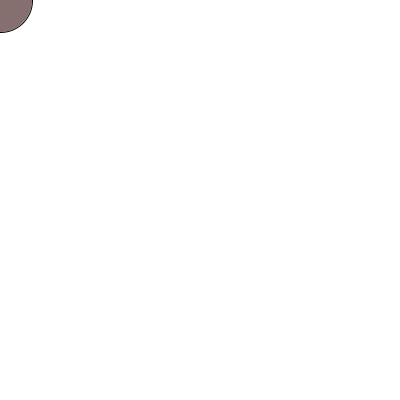
Frame 1 (no input)
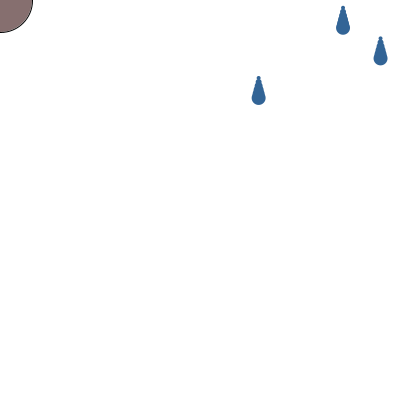
Frame 60 (the mouse pressed at the canvas centre just before this capture)
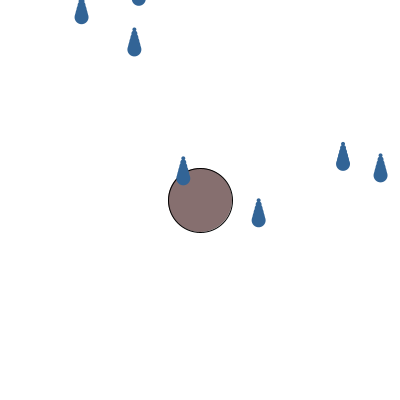
Frame 120 (the mouse held since frame 60 and released just before this capture)

The Processing sketch that drew these frames (run headless with seeded random() and noise(); from frame 60 on, the mouse is pressed at the canvas centre):

// Processing sketch: example_10_09_all_together
// ── example_10_09_all_together.pde
Catcher catcher;  //One catcher object
Timer timer;      //One timer object
Drop[] drops;     //An array of drop objects

int totalDrops = 0;    //totalDrops
void setup(){
  size(400,400);
  
  //Create the catcher with a radius of 32
  catcher = new Catcher(32);
  //Create 1000 spots in the array
  drops = new Drop[1000];
  //Create and start a timer that goes off every 300 milliseconds
  timer = new Timer(300);
  timer.start();
}


void draw(){
  background(255);
  catcher.setLocation(mouseX, mouseY);  //Set cacther location
  catcher.display();                    //Display the catcher
  
  //Check the timer
  if (timer.isFinished()){
    //Initialise one drop
    drops[totalDrops] = new Drop();
    //Increment totalDrops
    totalDrops++;
    //if totalDrops hit the end of array
    if (totalDrops >= drops.length){
      totalDrops = 0; //Start over
    }
    timer.start();
  }
  
  //Move and display all drops
  for (int i = 0; i < totalDrops; i++){
    drops[i].move();
    drops[i].display();
    if (catcher.intersect(drops[i])){
      drops[i].caught();
    }
  }
  
}

// ── Catcher.pde
class Catcher{
  float r;    //radius
  color col;  //color
  float x, y; //location
  
  Catcher(float tempR){
    r = tempR;
    col = color(50, 10, 10, 150);
    x = 0;
    y = 0;
  }
  
  void setLocation(float tempX, float tempY){
    x = tempX;
    y = tempY;
  }
  
  void display(){
    stroke(0);
    fill(col);
    ellipse(x, y, r*2, r*2);
  }
  
  //Returns true if the catcher intersects a raindrop, otherwise false
  boolean intersect(Drop d){
    float distance = dist(x, y, d.x, d.y);   //Calculate distance
    if (distance < r + d.r){
      return true;
    } else {
      return false;
    }
  }
  
  //end of class right bracket
}

// ── Drop.pde
class Drop{
  
  float x, y;   //variables for location of raindrop
  float speed;  //Speed of raindrop
  color c;
  float r;      //Radius of raindrop
  
  Drop(){
    r = 8;
    x = random(width);     //Start with a random x location
    y = -r*4;              //Start a little above the window
    speed = random(1, 5);   //Pick a random speed
    c = color(50, 100, 150); //color
  }
  
  //Move the raindrop down
  void move(){
    y += speed;   //Increment by speed
  }
  
  //Display the raindrop
  void display(){
    //Display the drop
    fill(c);
    noStroke();
    for (int i = 2; i < r; i++){
      ellipse(x, y+i*4, i*2, i*2);
    }
  }
  
  //If the drop is caught
  void caught(){
    speed = 0;   //Stop it from moving by setting speed equal to zero
    y = -1000;   //Set the location to somewhere way off-screen
  } 
  //end of class right bracket
}

// ── Timer.pde
class Timer{
  
  int savedTime;   //When Timer started
  int totalTime;   //How long Timer should last
  
  Timer(int tempTotalTime){
    totalTime = tempTotalTime;
  }
  
  //Starting the timer
  void start(){
    savedTime = millis();
  }
  
  boolean isFinished(){
    //Check out much time has passed
    int passedTime = millis() - savedTime;
    if (passedTime > totalTime){
      return true;
    } else {
      return false;    
    }
  }
  
  //end of class right bracket
}
